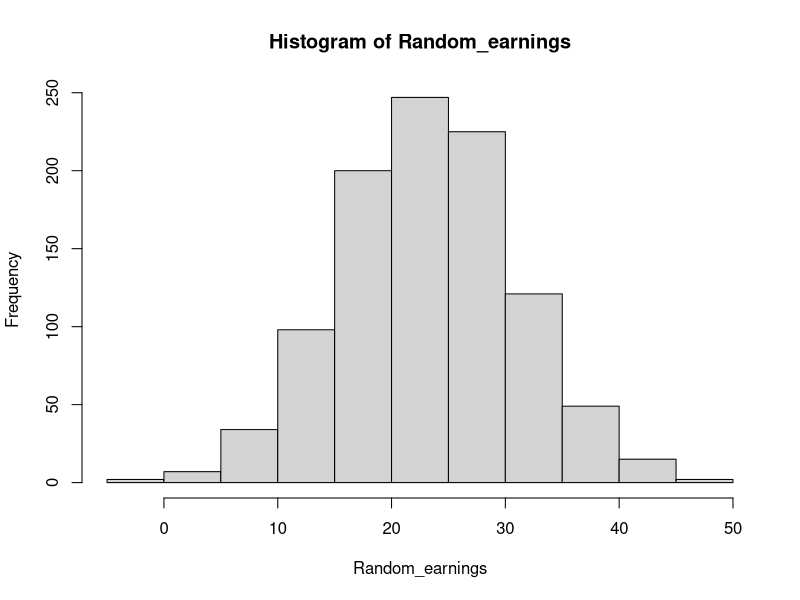
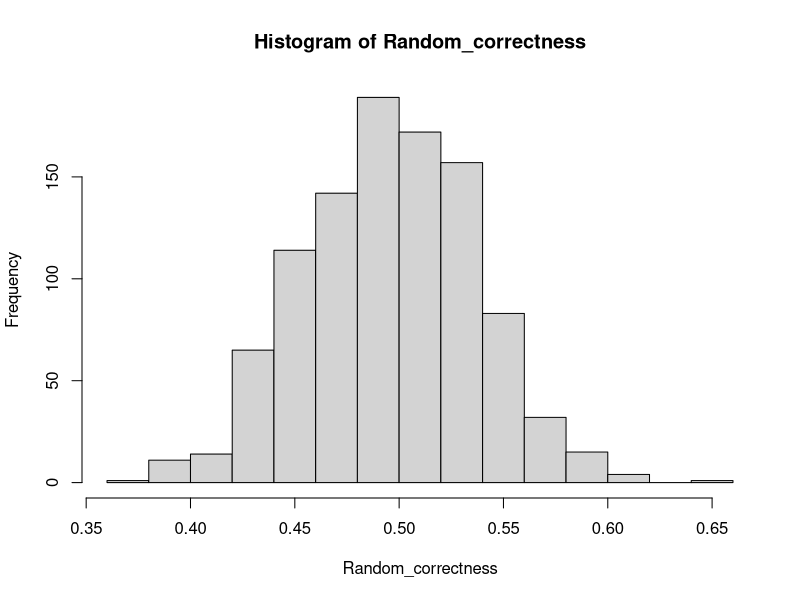

These figures' R source, in order:
  numiters = 1000 #number of iterations
  numtrials = 150 #number of trials

  Random_earnings = matrix(nrow = numiters, ncol = 1)
  Random_correctness = matrix(nrow = numiters, ncol = 1)
  Random_correctness_run = matrix(nrow = numiters, ncol = numtrials)


  for (k in 1:numiters) {

  nEpisode = 4
  reward_episode = matrix(nrow = 4, ncol = numtrials)
  choice = matrix(nrow = numtrials, ncol = 2)
  decision = matrix(nrow = 1, ncol = numtrials)
  percent_correct = matrix(nrow = 1, ncol = numtrials)

  Reward_vector = matrix(nrow = 6, ncol = 100)
  Reward_structure = matrix(nrow = 6, ncol = 2)
  Reward_vector[1,] <- c(rep(0,75),rep(1,25))
  Reward_vector[2,] <- c(rep(0,50),rep(1,50))
  Reward_vector[3,] <- c(rep(0,25),rep(1,75))
  Reward_vector[4,] <- c(rep(0,75),rep(1,25))
  Reward_vector[5,] <- c(rep(0,50),rep(1,50))
  Reward_vector[6,] <- c(rep(0,25),rep(1,75))
  Reward_structure[1,] <- c(1,2.5)
  Reward_structure[2,] <- c(1,1.5)
  Reward_structure[3,] <- c(1,0.5)
  Reward_structure[4,] <- c(-1,-1.25)
  Reward_structure[5,] <- c(-1,-0.75)
  Reward_structure[6,] <- c(-1,-0.25)

  Choice_vector = c(rep(0,25), rep(1,25))
  Choice_vector_shuffled = sample(Choice_vector,50)


  for (i in 1:numtrials) {

      # Phase One choices
      if (i < 25 || i == 25) {
            choice[i,] <- sample(c(1,2,3),2)}

      # Phase Two choices
      if (i > 25 && i <=75) {
            if (Choice_vector_shuffled[i-25] == 0)
                    choice[i,] <- sample(c(1,2,3),2)
            if (Choice_vector_shuffled[i-25] == 1)
                    choice[i,] <- sample(c(4,5,6),2)}

      # Phase 3 choices
      if (i > 75) {
              choice[i,] <- sample(c(1,2,3,4,5,6),2)}
  }


  for (i in 1:numtrials) {

      # Create variable ('Decision_vector') with 50/50 chance of choosing choice
      # 1 or choice 2, shuffle 'Decision_vector' x1000, and make decision
      # according to first element of shuffled 'Decision_vector'
      Decision_vector <- c(rep(choice[i,1],50), rep(choice[i,2],50))
      Decision_vector_shuffled <- sample(Decision_vector,100)
      decision[1,i] <- Decision_vector_shuffled[1]


      # Determine whether reward is obtained or not. If the first element of
      # 'Reward_vector_shuffled'=1, then reward is obtained. The reward
      # magnitude depends on the trial # (different reward magnitudes by task
      # Phase).
      Reward_vector_trial <- Reward_vector[decision[1,i],]
      Reward_vector_shuffled <- sample(Reward_vector_trial,100)
      if (i < 76) {
          if (Reward_vector_shuffled[1] == 1) {
              reward_episode[3,i] <- Reward_structure[decision[1,i],1]}
          else {
              reward_episode[3,i] <- 0 }
      }

      if (i > 75) {
          if (Reward_vector_shuffled[1] == 1) {
              reward_episode[3,i] <- Reward_structure[decision[1,i],2]}
          else {
              reward_episode[3,i] = 0 }
      }

      # Determine -- for Phases 1/2 -- whether the choice made by the agent was
      # the "Correct" choice, i.e. the agent chose the option with the highest
      # expected value.
      if (i < 76) {
          if (decision[1,i] < 4) {
              if (((choice[i,1] == 1) && (choice[i,2] == 2)) || ((choice[i,1] == 2) && (choice[i,2] == 1))) {
                  if (decision[1,i] == 1) { percent_correct[1,i] <- 0 }
                  else { percent_correct[1,i] <- 1 } }

              else if (((choice[i,1] == 1) && (choice[i,2] == 3)) || ((choice[i,1] == 3) && (choice[i,2] == 1))) {
                  if (decision[1,i] == 1) { percent_correct[1,i] <- 0 }
                  else { percent_correct[1,i] <- 1 } }

              else if (((choice[i,1] == 2) && (choice[i,2] == 3)) || ((choice[i,1] == 3) && (choice[i,2] == 2))) {
                  if (decision[1,i] == 2) { percent_correct[1,i] <- 0 }
                  else { percent_correct[1,i] <- 1 } } }

          else if (decision[1,i] > 3) {
                if (((choice[i,1] == 4) && (choice[i,2] == 5)) || ((choice[i,1] == 5) && (choice[i,2] == 4))) {
                    if (decision[1,i] == 4) {
                        percent_correct[1,i] <- 1 }
                    else {
                        percent_correct[1,i] <- 0 } }

                else if (((choice[i,1] == 4) && (choice[i,2] == 6)) || ((choice[i,1] == 6) && (choice[i,2] == 4))) {
                    if (decision[1,i] == 4) {
                        percent_correct[1,i] <- 1 }
                    else {
                        percent_correct[1,i] <- 0 } }

                else if (((choice[i,1] == 5) && (choice[i,2] == 6)) || ((choice[i,1] == 6) && (choice[i,2] == 5))) {
                    if (decision[1,i] == 5) {
                        percent_correct[1,i] <- 1 }
                    else {
                        percent_correct[1,i] <- 0 } } }
        }

      # Determine -- for Phases 3 -- whether the choice made by the agent was
      # the "Correct" choice, i.e. the agent chose the option with the highest
      # expected value.
      if (i > 75) {
          if (((choice[i,1] == 1) && (choice[i,2] == 2)) || ((choice[i,1] == 2) && (choice[i,2] == 1))) {
              if (decision[1,i] == 2) {
                  percent_correct[1,i] = 1 }
              else {
                  percent_correct[1,i] = 0 } }

          else if (((choice[i,1] == 1) && (choice[i,2] == 3)) || ((choice[i,1] == 3) && (choice[i,2] == 1))) {
              if (decision[1,i] == 1) {
                  percent_correct[1,i] = 1 }
              else {
                  percent_correct[1,i] = 0 } }

          else if (((choice[i,1] == 1) && (choice[i,2] == 4)) || ((choice[i,1] == 4) && (choice[i,2] == 1))) {
              if (decision[1,i] == 1) {
                  percent_correct[1,i] = 1 }
              else {
                  percent_correct[1,i] = 0 } }

          else if (((choice[i,1] == 1) && (choice[i,2] == 5)) || ((choice[i,1] == 5) && (choice[i,2] == 1))) {
              if (decision[1,i] == 1) {
                  percent_correct[1,i] = 1 }
              else {
                  percent_correct[1,i] = 0 } }

          else if (((choice[i,1] == 1) && (choice[i,2] == 6)) || ((choice[i,1] == 6) && (choice[i,2] == 1))) {
              if (decision[1,i] == 1) {
                  percent_correct[1,i] = 1 }
              else {
                  percent_correct[1,i] = 0 } }

          else if (((choice[i,1] == 2) && (choice[i,2] == 3)) || ((choice[i,1] == 3) && (choice[i,2] == 2))) {
              if (decision[1,i] == 2) {
                  percent_correct[1,i] = 1 }
              else {
                  percent_correct[1,i] = 0 } }

          else if (((choice[i,1] == 2) && (choice[i,2] == 4)) || ((choice[i,1] == 4) && (choice[i,2] == 2))) {
              if (decision[1,i] == 2) {
                  percent_correct[1,i] = 1 }
              else {
                  percent_correct[1,i] = 0 } }

          else if (((choice[i,1] == 2) && (choice[i,2] == 5)) || ((choice[i,1] == 5) && (choice[i,2] == 2))) {
              if (decision[1,i] == 2) {
                  percent_correct[1,i] = 1 }
              else {
                  percent_correct[1,i] = 0 } }

          else if (((choice[i,1] == 2) && (choice[i,2] == 6)) || ((choice[i,1] == 6) && (choice[i,2] == 2))) {
              if (decision[1,i] == 2) {
                  percent_correct[1,i] = 1 }
              else {
                  percent_correct[1,i] = 0 } }

          else if (((choice[i,1] == 3) && (choice[i,2] == 4)) || ((choice[i,1] == 4) && (choice[i,2] == 3))) {
              if (decision[1,i] == 3) {
                  percent_correct[1,i] = 1 }
              else {
                  percent_correct[1,i] = 0 } }

          else if (((choice[i,1] == 3) && (choice[i,2] == 5)) || ((choice[i,1] == 5) && (choice[i,2] == 3))) {
              if (decision[1,i] == 3) {
                  percent_correct[1,i] = 1 }
              else {
                  percent_correct[1,i] = 0 } }

          else if (((choice[i,1] == 3) && (choice[i,2] == 6)) || ((choice[i,1] == 6) && (choice[i,2] == 3))) {
              if (decision[1,i] == 3) {
                  percent_correct[1,i] = 1 }
              else {
                    percent_correct[1,i] = 0 } }

          else if (((choice[i,1] == 4) && (choice[i,2] == 5)) || ((choice[i,1] == 5) && (choice[i,2] == 4))) {
              if (decision[1,i] == 4) {
                  percent_correct[1,i] = 1 }
              else {
                  percent_correct[1,i] = 0 } }

          else if (((choice[i,1] == 4) && (choice[i,2] == 6)) || ((choice[i,1] == 6) && (choice[i,2] == 4))) {
              if (decision[1,i] == 6) {
                  percent_correct[1,i] = 1 }
              else {
                  percent_correct[1,i] = 0 } }

          else if (((choice[i,1] == 5) && (choice[i,2] == 6)) || ((choice[i,1] == 6) && (choice[i,2] == 5))) {
              if (decision[1,i] == 6) {
                  percent_correct[1,i] = 1 }
              else {
                  percent_correct[1,i] = 0 } }

      }
  }


  # Calculate and store the total earnings and the overall percent correct for
  # each simulation
  Random_earnings[k] <- sum(reward_episode[3,])
  Random_correctness[k] <- (sum(percent_correct)/150)
  Random_correctness_run[k,] <- percent_correct

  print(k)

  }

  hist(Random_earnings)
  hist(Random_correctness)
